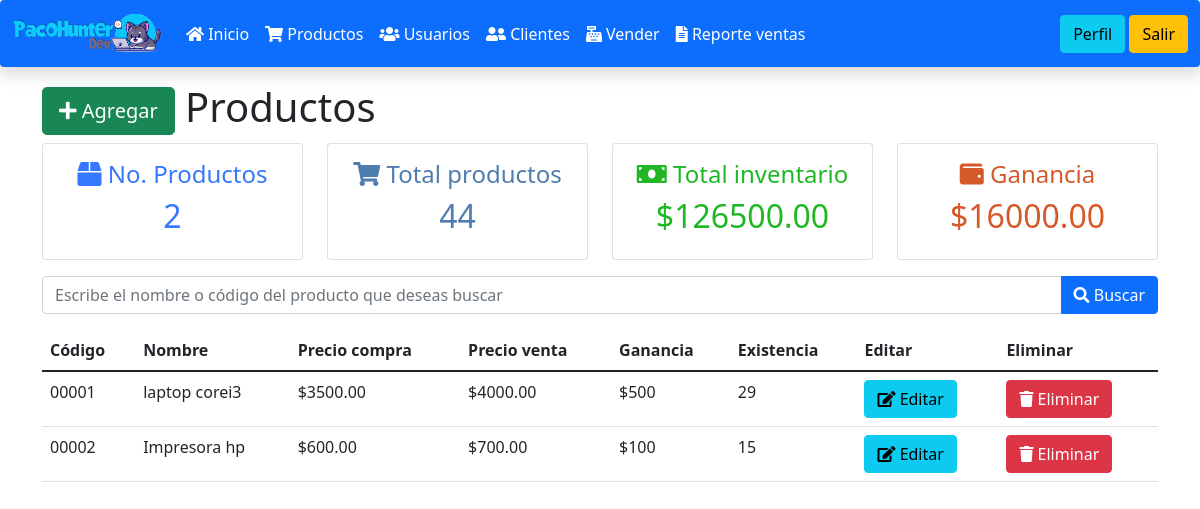
Screenshot of /ventas-php-main/productos.php (signed in) with the database file from the repository.
### tables this page shows
CREATE TABLE `productos` (
  `id` bigint(20) UNSIGNED NOT NULL,
  `codigo` varchar(255) NOT NULL,
  `nombre` varchar(255) NOT NULL,
  `compra` decimal(8,2) NOT NULL,
  `venta` decimal(8,2) NOT NULL,
  `existencia` int(11) NOT NULL
);

### ventas-php-main/funciones.php (called while the page is built, shortened)
<?php
function obtenerNumeroProductos(){
    $sentencia = "SELECT IFNULL(SUM(existencia),0) AS total FROM productos";
    $fila = select($sentencia);
    if($fila) return $fila[0]->total;
}
function obtenerTotalInventario(){
    $sentencia = "SELECT IFNULL(SUM(existencia * venta),0) AS total FROM productos";
    $fila = select($sentencia);
    if($fila) return $fila[0]->total;
}
function calcularGananciaProductos(){
    $sentencia = "SELECT IFNULL(SUM(existencia*venta) - SUM(existencia*compra),0) AS total FROM productos";
    $fila = select($sentencia);
    if($fila) return $fila[0]->total;
}
function obtenerProductos($busqueda = null){
    $parametros = [];
    $sentencia = "SELECT * FROM productos ";
    return select($sentencia, $parametros);
}
function select($sentencia, $parametros = []){
    $bd = conectarBaseDatos();
    $respuesta = $bd->prepare($sentencia);
    $respuesta->execute($parametros);
    return $respuesta->fetchAll();
}
function conectarBaseDatos() {
	$host = "localhost";
	$db   = "ventas_php";
	$user = "root";
	$pass = "";
	$charset = 'utf8mb4';
	$options = [
	    \PDO::ATTR_ERRMODE            => \PDO::ERRMODE_EXCEPTION,
	    \PDO::ATTR_DEFAULT_FETCH_MODE => \PDO::FETCH_OBJ,
	    \PDO::ATTR_EMULATE_PREPARES   => false,
	];
	$dsn = "mysql:host=$host;dbname=$db;charset=$charset";
	try {
	     $pdo = new \PDO($dsn, $user, $pass, $options);
	     return $pdo;
	} catch (\PDOException $e) {
	     throw new \PDOException($e->getMessage(), (int)$e->getCode());
	}
}

### ventas-php-main/productos.php (the view, shortened to what this page needs)
<?php
include_once "encabezado.php";
include_once "navbar.php";
include_once "funciones.php";
$nombreProducto = (isset($_POST['nombreProducto'])) ? $_POST['nombreProducto'] : null;
$productos = obtenerProductos($nombreProducto);
$cartas = [
    ["titulo" => "No. Productos", "icono" => "fa fa-box", "total" => count($productos), "color" => "#3578FE"],
    ["titulo" => "Total productos", "icono" => "fa fa-shopping-cart", "total" => obtenerNumeroProductos(), "color" => "#4F7DAF"],
    ["titulo" => "Total inventario", "icono" => "fa fa-money-bill", "total" => "$". obtenerTotalInventario(), "color" => "#1FB824"],
    ["titulo" => "Ganancia", "icono" => "fa fa-wallet", "total" => "$". calcularGananciaProductos(), "color" => "#D55929"],
];
?>
<div class="container mt-3">
    <h1>
        <a class="btn btn-success btn-lg" href="agregar_producto.php">
            <i class="fa fa-plus"></i>
            Agregar
        </a>
        Productos
    </h1>
    <?php include_once "cartas_totales.php"; ?>
    <form action="" method="post" class="input-group mb-3 mt-3">
        <input autofocus name="nombreProducto" type="text" class="form-control" placeholder="Escribe el nombre o código del producto que deseas buscar" aria-label="Nombre producto" aria-describedby="button-addon2">
        <button type="submit" name="buscarProducto" class="btn btn-primary" id="button-addon2">
            <i class="fa fa-search"></i>
            Buscar
        </button>
    </form>
    <table class="table">
        <thead>
            <tr>
                <th>Código</th>
                <th>Nombre</th>
                <th>Precio compra</th>
                <th>Precio venta</th>
                <th>Ganancia</th>
                <th>Existencia</th>
                <th>Editar</th>
                <th>Eliminar</th>
            </tr>
        </thead>
        <tbody>
            <?php
            foreach($productos as $producto){
            ?>
                <tr>
                    <td><?= $producto->codigo; ?></td>
                    <td><?= $producto->nombre; ?></td>
                    <td><?= '$'.$producto->compra; ?></td>
                    <td><?= '$'.$producto->venta; ?></td>
                    <td><?= '$'. floatval($producto->venta - $producto->compra); ?></td>
                    <td><?= $producto->existencia; ?></td>
                    <td>
                        <a class="btn btn-info" href="editar_producto.php?id=<?= $producto->id; ?>">
                            <i class="fa fa-edit"></i>
                            Editar
                        </a>
                    </td>
                    <td>
                        <a class="btn btn-danger" href="eliminar_producto.php?id=<?= $producto->id; ?>">
                            <i class="fa fa-trash"></i>
                            Eliminar
                        </a>
                    </td>
                </tr>
            <?php } ?>
        </tbody>
    </table>
</div>

### ventas-php-main/encabezado.php (shortened to what this page needs)
<!DOCTYPE html>
<html lang="en">
<head>
    <link rel="stylesheet" href="bootstrap/bootstrap.min.css">
    <link rel="stylesheet" href="bootstrap/all.min.css">
</head>
<body>
</body>
</html>

### ventas-php-main/navbar.php (shortened to what this page needs)
<nav class="navbar navbar-expand-lg navbar-dark bg-primary mb-2 shadow   rounded">
  <div class="container-fluid">
    <a class="navbar-brand" href="#">
      <img src="logo.png" alt="" width="150" height="40" class="d-inline-block align-text-top">
    </a>
    <div class="collapse navbar-collapse" id="navbarSupportedContent">
      <ul class="navbar-nav me-auto mb-2 mb-lg-0">
        <li class="nav-item">
          <a class="nav-link active "  href="index.php">
            <i class="fa fa-home"></i>
            Inicio
            </a>
        </li>
        <li class="nav-item">
            <a class="nav-link active" href="productos.php">
                <i class="fa fa-shopping-cart"></i>
                Productos
            </a>
        </li>
        <li class="nav-item">
            <a class="nav-link active" href="usuarios.php">
            <i class="fa fa-users"></i>
            Usuarios
            </a>
        </li>
        <li class="nav-item">
            <a class="nav-link active" href="clientes.php">
            <i class="fa fa-user-friends"></i>
            Clientes
            </a>
        </li>
        <li class="nav-item">
            <a class="nav-link active" href="vender.php">
            <i class="fa fa-cash-register"></i>
            Vender
            </a>
        </li>
        <li class="nav-item">
            <a class="nav-link active" href="reporte_ventas.php">
            <i class="fa fa-file-alt"></i>
            Reporte ventas
            </a>
        </li>
        </ul>
        <ul class="navbar-nav">
            <li class="nav-item">
                <a href="perfil.php" class="btn btn-info" >Perfil</a>
            </li>
            <li class="nav-item">
                <a href="cerrar_sesion.php" class="btn btn-warning">Salir</a>
            </li>
        </ul>
    </div>
  </div>
</nav>

### ventas-php-main/cartas_totales.php
<?php
include_once "encabezado.php";
?>
	<div class="card-deck row">
		<?php foreach($cartas as $carta){?>
		<div class="col-xs-12 col-sm-6 col-md-3" style="color: <?=  $carta['color']?> !important">
			<div class="card text-center">
				<div class="card-body">
					<h4 class="card-title" >
						<i class="fa <?= $carta['icono']?>"></i>
						<?= $carta['titulo']?>
					</h4>
					<h2><?= $carta['total']?></h2>
				</div>
			</div>
		</div>
		<?php }?>
	</div>

### rows the page displays
productos: codigo "00001", nombre "laptop corei3", compra "3500.00", venta "4000.00", $producto->venta - $producto->compra "500", existencia "29"
productos: codigo "00002", nombre "Impresora hp", compra "600.00", venta "700.00", $producto->venta - $producto->compra "100", existencia "15"

### other values shown
$carta['titulo'] "No. Productos"
$carta['total'] "2"
$carta['titulo'] "Total productos"
$carta['total'] "44"
$carta['titulo'] "Total inventario"
$carta['total'] "$126500.00"
$carta['titulo'] "Ganancia"
$carta['total'] "$16000.00"
